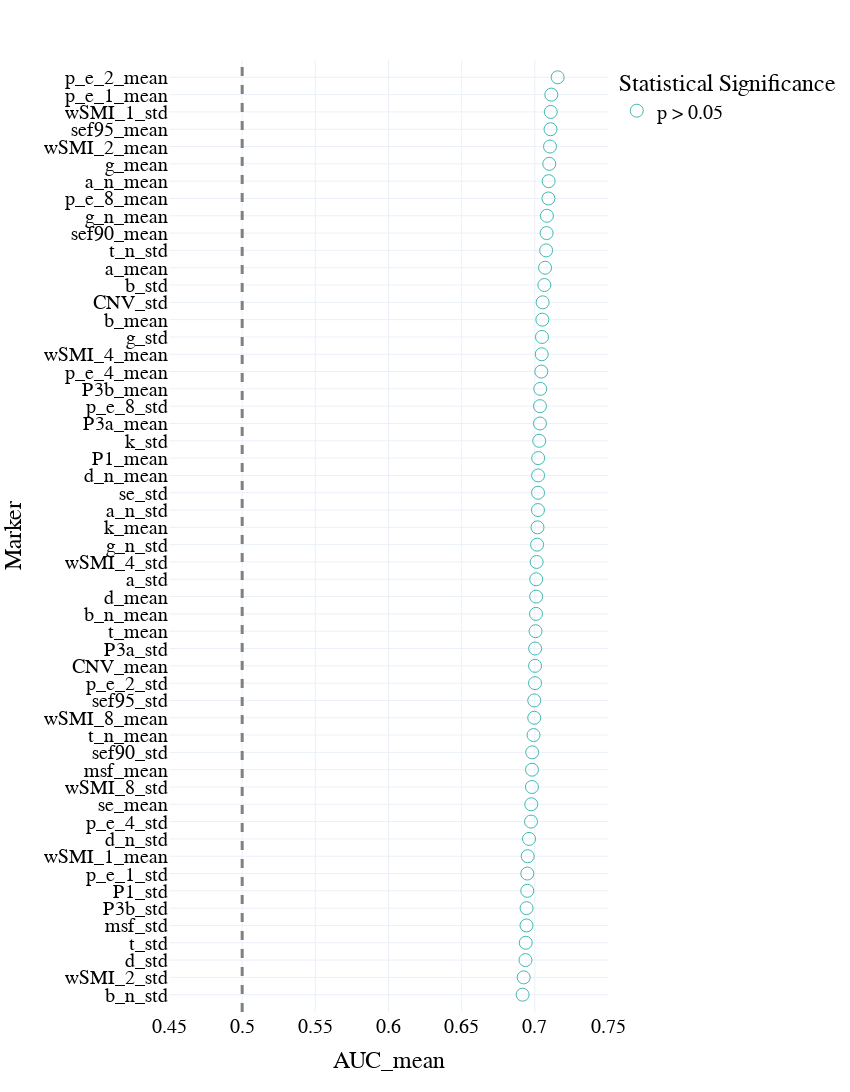

Write notebook code for a chart like this one.
### Code cell
mw_glmm = pd.read_csv(os.path.join(results_path, 'univariate_glmm_mw.csv'))

# segment_mw_roc = segment_mw_roc.sort_values(by = 'AUC', ascending = False).head(10).append(segment_mw_roc.sort_values(by = 'AUC', ascending = False).tail(10))

fig = px.scatter(mw_glmm.sort_values(by = 'AUC_mean'),x = 'AUC_mean', y = 'Marker', template = "plotly_white", symbol = 'significant', 
                 symbol_sequence = ['circle-open','circle','hexagram' ],
#                  color = 'significant',
                 color_discrete_sequence = [lblue, green,orange, pink], 
                 
                 category_orders = {'significant': ['p > 0.05','p < 0.05 uncorrected', 'p < 0.05 FDR corrected']},
                 labels = {'AUC': 'sTUT>dTUT              sTUT<dTUT', 'significant': 'Statistical Significance', 'markers':''}
                )
fig.add_vline(x=0.5, line_width=3, line_dash="dash", line_color="grey")
fig.update_traces(marker=dict(size = 13))

fig.update_layout(
    width=850,
    height=1300,
#     autosize = True, 
    template = 'plotly_white',
        font=dict(
        family="Times new roman",
        size=20,
        color="black"
    ),
    xaxis = dict(
            visible=True,
            range = [0.45,0.75], 
            tickfont = {"size": 20},
        ),
    yaxis = dict(
        tickfont = {"size": 20},
        autorange = False,    
        automargin = True,
        range = [-1,len(mw_glmm)],
        dtick = 1
        ),
    showlegend=True, 

)

fig.show()

fig.write_image(os.path.join(fig_path,'univariate_glmm_mw.png'))
fig.write_image(os.path.join(fig_path,'univariate_glmm_mw.pdf'))
fig.write_html(os.path.join(fig_path,'univariate_glmm_mw.html'))

### Figure 1 — Plotly figure (JSON) as saved in the notebook; plotly's stock layout.template omitted (floating-point values rounded to 4 significant figures)
{"data": [{"hovertemplate": "Statistical Significance=p > 0.05<br>AUC_mean=%{x}<br>Marker=%{y}<extra></extra>", "legendgroup": "p > 0.05", "marker": {"color": "#42B9B2", "size": 13, "symbol": "circle-open"}, "mode": "markers", "name": "p > 0.05", "orientation": "h", "showlegend": true, "type": "scatter", "x": [0.6917, 0.6924, 0.6936, 0.6938, 0.6943, 0.6944, 0.6948, 0.6949, 0.6951, 0.696, 0.6974, 0.6976, 0.698, 0.6981, 0.6982, 0.6991, 0.6996, 0.6996, 0.7001, 0.7001, 0.7002, 0.7005, 0.7008, 0.7009, 0.7009, 0.7012, 0.7015, 0.7018, 0.7021, 0.7022, 0.7022, 0.7023, 0.703, 0.7035, 0.7035, 0.7037, 0.7044, 0.7047, 0.7049, 0.7052, 0.7053, 0.7065, 0.707, 0.7077, 0.7081, 0.7083, 0.7093, 0.7094, 0.7099, 0.7104, 0.7107, 0.7109, 0.7113, 0.7156], "xaxis": "x", "y": ["b_n_std", "wSMI_2_std", "d_std", "t_std", "msf_std", "P3b_std", "P1_std", "p_e_1_std", "wSMI_1_mean", "d_n_std", "p_e_4_std", "se_mean", "wSMI_8_std", "msf_mean", "sef90_std", "t_n_mean", "wSMI_8_mean", "sef95_std", "p_e_2_std", "CNV_mean", "P3a_std", "t_mean", "b_n_mean", "d_mean", "a_std", "wSMI_4_std", "g_n_std", "k_mean", "a_n_std", "se_std", "d_n_mean", "P1_mean", "k_std", "P3a_mean", "p_e_8_std", "P3b_mean", "p_e_4_mean", "wSMI_4_mean", "g_std", "b_mean", "CNV_std", "b_std", "a_mean", "t_n_std", "sef90_mean", "g_n_mean", "p_e_8_mean", "a_n_mean", "g_mean", "wSMI_2_mean", "sef95_mean", "wSMI_1_std", "p_e_1_mean", "p_e_2_mean"], "yaxis": "y"}], "layout": {"font": {"color": "black", "family": "Times new roman", "size": 20}, "height": 1300, "legend": {"title": {"text": "Statistical Significance"}, "tracegroupgap": 0}, "margin": {"t": 60}, "shapes": [{"line": {"color": "grey", "dash": "dash", "width": 3}, "type": "line", "x0": 0.5, "x1": 0.5, "xref": "x", "y0": 0, "y1": 1, "yref": "y domain"}], "showlegend": true, "width": 850, "xaxis": {"anchor": "y", "domain": [0, 1], "range": [0.45, 0.75], "tickfont": {"size": 20}, "title": {"text": "AUC_mean"}, "visible": true}, "yaxis": {"anchor": "x", "automargin": true, "autorange": false, "domain": [0, 1], "dtick": 1, "range": [-1, 54], "tickfont": {"size": 20}, "title": {"text": "Marker"}}}}
